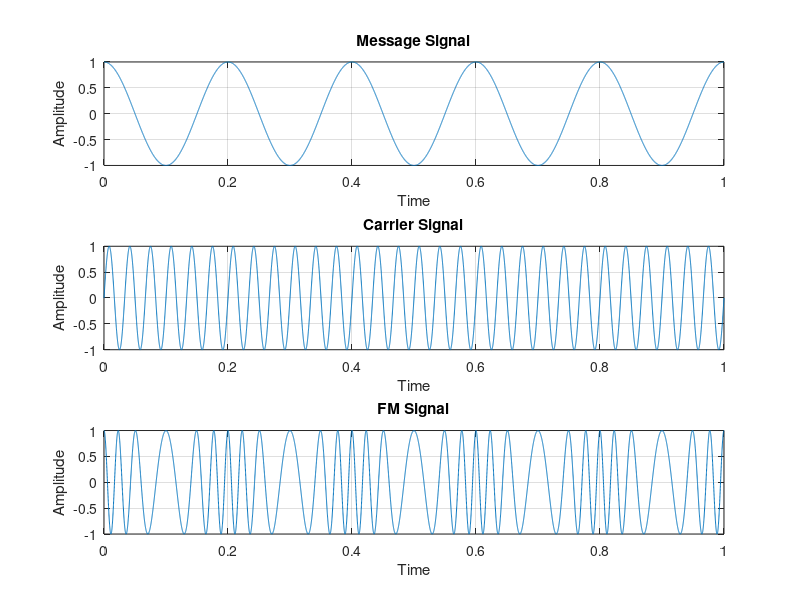
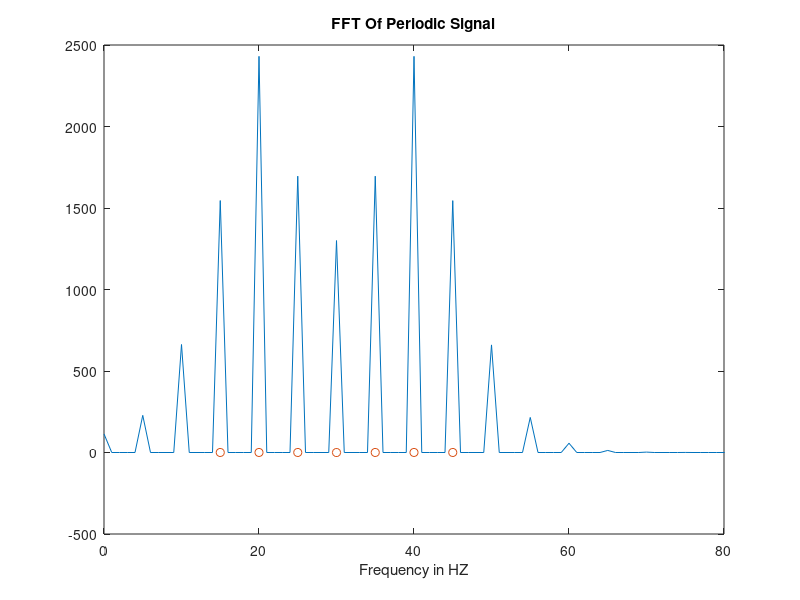
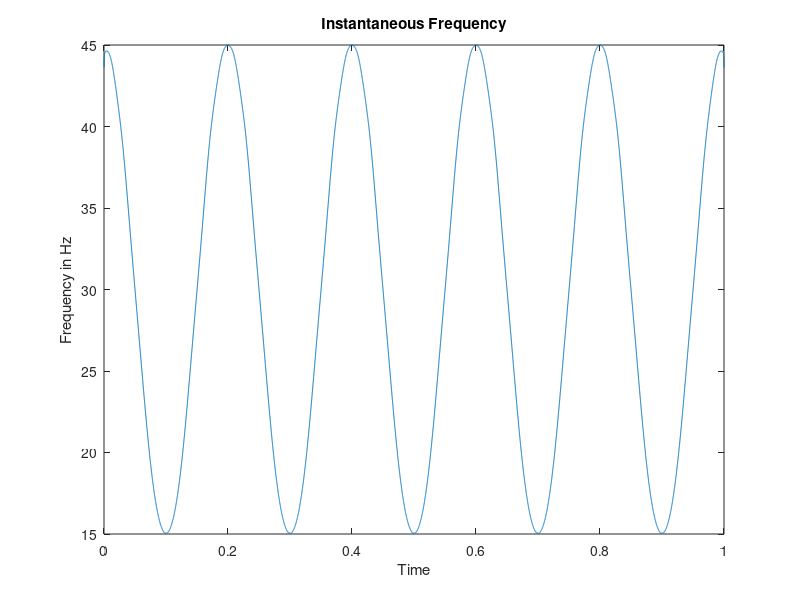

These charts were generated, in order, by the following MATLAB code: (Note: this script raises an error after producing the figures.)
%% 4th semester project - Analysis of FM Signals:

clc;
clear all;
close all;

%defining parameters
fm = 5;  %Message Frequency
fc = 30; %Carrier Frequency
mi = 3;  %Modulation Index
t=0:0.0001:1; %time range
NS=10000; 

%% Signal Definitions:

m=cos(2*pi*fm*t); %Message signal
subplot(3,1,1);
plot(t,m);
xlabel('Time');
ylabel('Amplitude');
title('Message Signal');
grid on;

c=sin(2*pi*fc*t); %carrier signal
subplot(3,1,2);
plot(t,c);
xlabel('Time');
ylabel('Amplitude');
title('Carrier Signal');
grid on;

y=cos(2*pi*fc*t+(mi.*sin(2*pi*fm*t)));%Frequency modulated signal
subplot(3,1,3);
plot(t,y);
xlabel('Time');
ylabel('Amplitude');
title('FM Signal');
grid on;


%% Analysis in Frequency Domain

figure(2);
ff = fft(y,NS); %fft of fm signal
ttt = 0:NS-1;
xlim([0 80]);
plot(ttt,abs(ff));

sidamp = (1/2)*besselj(0:mi,mi);
sidamp = [fliplr(sidamp(2:end)), sidamp];
sidf = (fc-mi*fm):fm:(fc+mi*fm); %collection of frequencies of peaks
plot(ttt,abs(ff),sidf,sidamp,'o')
xlim([0 80])
title('FFT Of Periodic Signal');
xlabel('Frequency in HZ');

%result: fd(frequency deviation)
fd_1 = (sidf(mi*2+1)-sidf(1))/2;

%% Analysis in Time Domain:

figure(3);
zzz = hilbert(y);  %hilbert transform of fm signal
instfreq = NS/(2*pi)*diff(unwrap(angle(zzz)));
plot(t(2:end),instfreq)
title('Instantaneous Frequency');
xlabel('Time');
ylabel('Frequency in Hz');
maxf = max(instfreq);
minf = min(instfreq);

%result: fd(frequency deviation)
fd_2 = (maxf - minf)/2; 

%% Demodulation:

figure(4)
z = fmdemod(y,fc,10000,fd_1); %getting message signal again
plot(t,z);
title('Demodulated Signal');
xlabel('Time');
ylabel('Amplitude');
